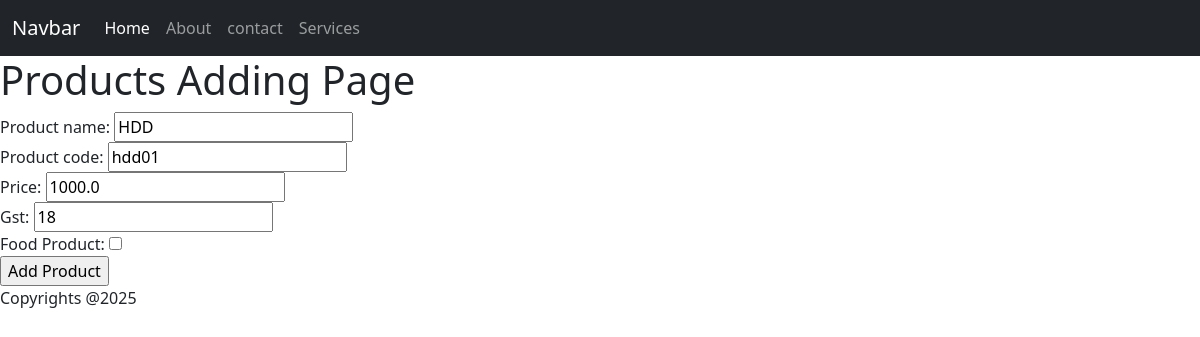
The page /inventory/products/update/3/ on the database its author committed.
### Inventory/models.py (models this page shows, shortened)
class Product(models.Model):
    Product_name=models.CharField(max_length=200,null=True)
    Product_code=models.CharField(max_length=200,null=True)
    Price=models.FloatField(default=0)
    gst=models.IntegerField(default=0)
    Food_Product=models.BooleanField(default=False)

### Inventory/views.py (the view)
# urls.py: path('products/update/<int:id>/',Product_Update,name='product_update'),
def Product_Update(request,id):
    selected_product=Product.objects.get(id=id)
    context={
             "product_form":Product_Form(instance=selected_product)
    }
    if request.method=="POST":
        product_form=Product_Form(request.POST,instance=selected_product)
        if product_form.is_valid():
            product_form.save()
            return redirect('/inventory/products/')
    return  render(request,"products_add.html",context)

### Inventory/forms.py
class Product_Form(ModelForm):
    class Meta:
        model=Product
        fields='__all__'

### Frontend/templates/products_add.html (shortened to what this page needs)
{% extends 'base.html' %}
{% block content %}
    <h1>Products Adding Page</h1>
    <form action=" " method="POST">
        {{product_form}}
    <input type="submit" value="Add Product">
    </form>
{% endblock %}

### rows shown on the page
Product: Product_name "HDD", Product_code "hdd01", Price "1000.0", gst "18"
